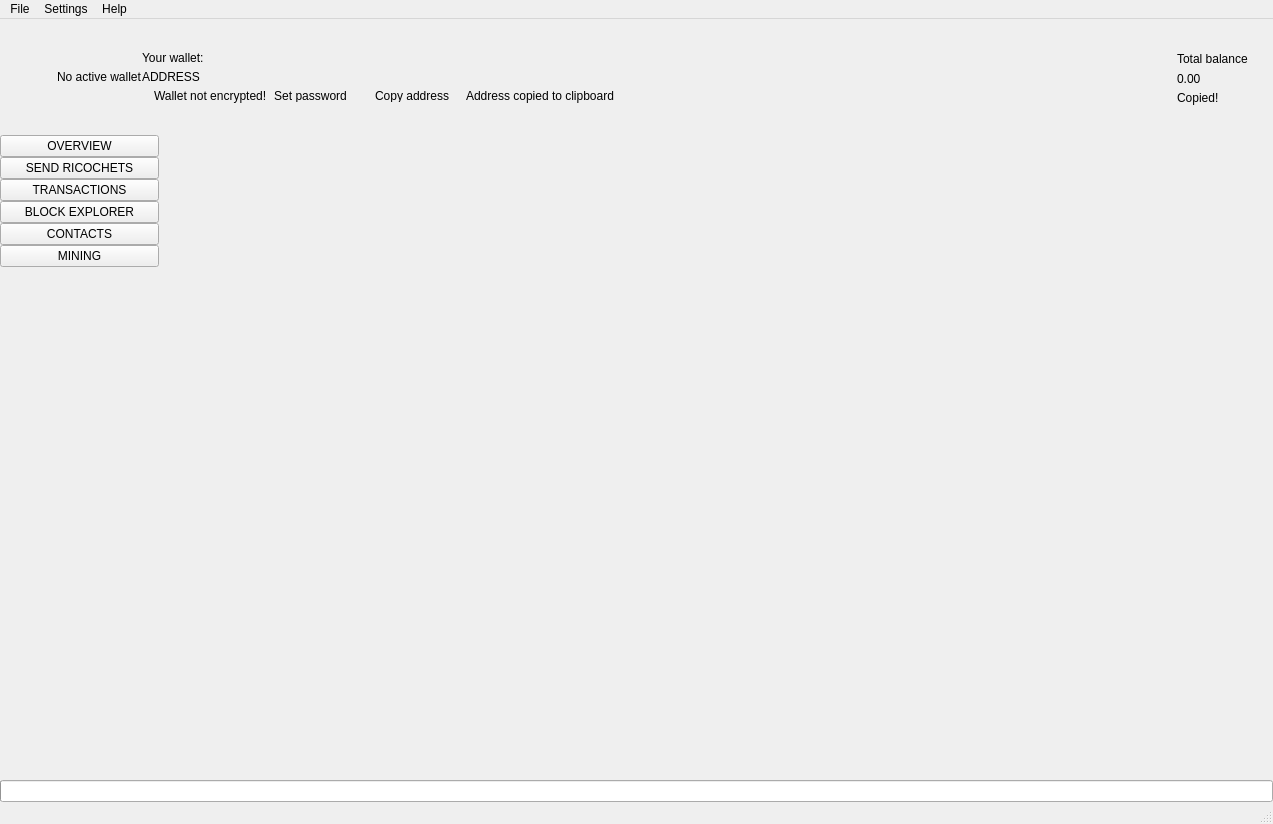
 <widget class="QMainWindow" name="MainWindow">
  <property name="geometry">
   <rect>
    <x>0</x>
    <y>0</y>
    <width>1273</width>
    <height>824</height>
   </rect>
  </property>
  <property name="sizePolicy">
   <sizepolicy hsizetype="Preferred" vsizetype="Preferred">
    <horstretch>0</horstretch>
    <verstretch>0</verstretch>
   </sizepolicy>
  </property>
  <property name="minimumSize">
   <size>
    <width>1260</width>
    <height>600</height>
   </size>
  </property>
  <property name="maximumSize">
   <size>
    <width>16777215</width>
    <height>16777215</height>
   </size>
  </property>
  <property name="windowTitle">
   <string>MainWindow</string>
  </property>
  <property name="windowIcon">
   <iconset>
    <normaloff>:/images/ricochet</normaloff>:/images/ricochet</iconset>
  </property>
  <widget class="QWidget" name="centralwidget">
   <layout class="QVBoxLayout" name="verticalLayout_2">
    <property name="spacing">
     <number>0</number>
    </property>
    <property name="leftMargin">
     <number>0</number>
    </property>
    <property name="topMargin">
     <number>0</number>
    </property>
    <property name="rightMargin">
     <number>0</number>
    </property>
    <property name="bottomMargin">
     <number>0</number>
    </property>
    <item>
     <widget class="QFrame" name="m_headerFrame">
      <property name="minimumSize">
       <size>
        <width>0</width>
        <height>116</height>
       </size>
      </property>
      <property name="maximumSize">
       <size>
        <width>16777215</width>
        <height>116</height>
       </size>
      </property>
      <property name="frameShape">
       <enum>QFrame::NoFrame</enum>
      </property>
      <property name="frameShadow">
       <enum>QFrame::Raised</enum>
      </property>
      <layout class="QHBoxLayout" name="horizontalLayout_3">
       <property name="spacing">
        <number>0</number>
       </property>
       <property name="leftMargin">
        <number>0</number>
       </property>
       <property name="topMargin">
        <number>0</number>
       </property>
       <property name="rightMargin">
        <number>25</number>
       </property>
       <property name="bottomMargin">
        <number>0</number>
       </property>
       <item>
        <spacer name="horizontalSpacer_2">
         <property name="orientation">
          <enum>Qt::Horizontal</enum>
         </property>
         <property name="sizeType">
          <enum>QSizePolicy::Fixed</enum>
         </property>
         <property name="sizeHint" stdset="0">
          <size>
           <width>30</width>
           <height>20</height>
          </size>
         </property>
        </spacer>
       </item>
       <item>
        <widget class="QLabel" name="m_logoLabel">
         <property name="text">
          <string/>
         </property>
        </widget>
       </item>
       <item>
        <spacer name="horizontalSpacer_5">
         <property name="orientation">
          <enum>Qt::Horizontal</enum>
         </property>
         <property name="sizeType">
          <enum>QSizePolicy::Fixed</enum>
         </property>
         <property name="sizeHint" stdset="0">
          <size>
           <width>20</width>
           <height>20</height>
          </size>
         </property>
        </spacer>
       </item>
       <item>
        <widget class="WalletGui::WalletSmallGrayTextLabel" name="m_noWalletLabel">
         <property name="text">
          <string>No active wallet</string>
         </property>
        </widget>
       </item>
       <item>
        <widget class="QFrame" name="m_walletFrame">
         <property name="frameShape">
          <enum>QFrame::NoFrame</enum>
         </property>
         <property name="frameShadow">
          <enum>QFrame::Raised</enum>
         </property>
         <layout class="QVBoxLayout" name="verticalLayout_3">
          <property name="spacing">
           <number>5</number>
          </property>
          <property name="leftMargin">
           <number>0</number>
          </property>
          <property name="topMargin">
           <number>0</number>
          </property>
          <property name="rightMargin">
           <number>0</number>
          </property>
          <property name="bottomMargin">
           <number>0</number>
          </property>
          <item>
           <spacer name="verticalSpacer_3">
            <property name="orientation">
             <enum>Qt::Vertical</enum>
            </property>
            <property name="sizeType">
             <enum>QSizePolicy::Minimum</enum>
            </property>
            <property name="sizeHint" stdset="0">
             <size>
              <width>20</width>
              <height>40</height>
             </size>
            </property>
           </spacer>
          </item>
          <item>
           <widget class="WalletGui::WalletSmallGrayTextLabel" name="m_walletLabel">
            <property name="text">
             <string>Your wallet:</string>
            </property>
            <property name="indent">
             <number>0</number>
            </property>
           </widget>
          </item>
          <item>
           <widget class="QLabel" name="m_addressLabel">
            <property name="sizePolicy">
             <sizepolicy hsizetype="Preferred" vsizetype="Preferred">
              <horstretch>0</horstretch>
              <verstretch>0</verstretch>
             </sizepolicy>
            </property>
            <property name="cursor">
             <cursorShape>PointingHandCursor</cursorShape>
            </property>
            <property name="toolTip">
             <string>Click to copy</string>
            </property>
            <property name="text">
             <string>ADDRESS</string>
            </property>
            <property name="indent">
             <number>0</number>
            </property>
           </widget>
          </item>
          <item>
           <layout class="QHBoxLayout" name="horizontalLayout_2">
            <property name="spacing">
             <number>0</number>
            </property>
            <item alignment="Qt::AlignTop">
             <widget class="QFrame" name="m_notEncryptedFrame">
              <property name="frameShape">
               <enum>QFrame::NoFrame</enum>
              </property>
              <property name="frameShadow">
               <enum>QFrame::Raised</enum>
              </property>
              <layout class="QHBoxLayout" name="horizontalLayout_4">
               <property name="spacing">
                <number>0</number>
               </property>
               <property name="leftMargin">
                <number>0</number>
               </property>
               <property name="topMargin">
                <number>0</number>
               </property>
               <property name="rightMargin">
                <number>0</number>
               </property>
               <property name="bottomMargin">
                <number>0</number>
               </property>
               <item alignment="Qt::AlignVCenter">
                <widget class="QLabel" name="m_notEncryptedIconLabel">
                 <property name="text">
                  <string/>
                 </property>
                 <property name="pixmap">
                  <pixmap resource="../../resources.qrc">:/icons/lock_open_gray</pixmap>
                 </property>
                 <property name="alignment">
                  <set>Qt::AlignLeading|Qt::AlignLeft|Qt::AlignVCenter</set>
                 </property>
                </widget>
               </item>
               <item>
                <spacer name="horizontalSpacer_11">
                 <property name="orientation">
                  <enum>Qt::Horizontal</enum>
                 </property>
                 <property name="sizeType">
                  <enum>QSizePolicy::Fixed</enum>
                 </property>
                 <property name="sizeHint" stdset="0">
                  <size>
                   <width>5</width>
                   <height>3</height>
                  </size>
                 </property>
                </spacer>
               </item>
               <item alignment="Qt::AlignVCenter">
                <widget class="WalletGui::WalletTinyGrayTextLabel" name="m_notEncryptedTextLabel">
                 <property name="text">
                  <string>Wallet not encrypted!</string>
                 </property>
                 <property name="alignment">
                  <set>Qt::AlignLeading|Qt::AlignLeft|Qt::AlignVCenter</set>
                 </property>
                </widget>
               </item>
               <item>
                <spacer name="horizontalSpacer_9">
                 <property name="orientation">
                  <enum>Qt::Horizontal</enum>
                 </property>
                 <property name="sizeType">
                  <enum>QSizePolicy::Fixed</enum>
                 </property>
                 <property name="sizeHint" stdset="0">
                  <size>
                   <width>3</width>
                   <height>3</height>
                  </size>
                 </property>
                </spacer>
               </item>
               <item alignment="Qt::AlignVCenter">
                <widget class="WalletGui::WalletTinyLinkLikeButton" name="m_encryptButton">
                 <property name="sizePolicy">
                  <sizepolicy hsizetype="Minimum" vsizetype="Minimum">
                   <horstretch>0</horstretch>
                   <verstretch>0</verstretch>
                  </sizepolicy>
                 </property>
                 <property name="minimumSize">
                  <size>
                   <width>0</width>
                   <height>3</height>
                  </size>
                 </property>
                 <property name="cursor">
                  <cursorShape>PointingHandCursor</cursorShape>
                 </property>
                 <property name="text">
                  <string>Set password</string>
                 </property>
                 <property name="flat">
                  <bool>true</bool>
                 </property>
                </widget>
               </item>
               <item>
                <spacer name="horizontalSpacer_10">
                 <property name="orientation">
                  <enum>Qt::Horizontal</enum>
                 </property>
                 <property name="sizeType">
                  <enum>QSizePolicy::Fixed</enum>
                 </property>
                 <property name="sizeHint" stdset="0">
                  <size>
                   <width>20</width>
                   <height>3</height>
                  </size>
                 </property>
                </spacer>
               </item>
              </layout>
             </widget>
            </item>
            <item alignment="Qt::AlignVCenter">
             <widget class="WalletGui::WalletTinyLinkLikeButton" name="m_copyAddressButton">
              <property name="sizePolicy">
               <sizepolicy hsizetype="Minimum" vsizetype="Minimum">
                <horstretch>0</horstretch>
                <verstretch>0</verstretch>
               </sizepolicy>
              </property>
              <property name="minimumSize">
               <size>
                <width>0</width>
                <height>3</height>
               </size>
              </property>
              <property name="cursor">
               <cursorShape>PointingHandCursor</cursorShape>
              </property>
              <property name="focusPolicy">
               <enum>Qt::NoFocus</enum>
              </property>
              <property name="autoFillBackground">
               <bool>true</bool>
              </property>
              <property name="text">
               <string>Copy address</string>
              </property>
              <property name="flat">
               <bool>true</bool>
              </property>
             </widget>
            </item>
            <item>
             <spacer name="horizontalSpacer_7">
              <property name="orientation">
               <enum>Qt::Horizontal</enum>
              </property>
              <property name="sizeType">
               <enum>QSizePolicy::Fixed</enum>
              </property>
              <property name="sizeHint" stdset="0">
               <size>
                <width>13</width>
                <height>3</height>
               </size>
              </property>
             </spacer>
            </item>
            <item alignment="Qt::AlignVCenter">
             <widget class="WalletGui::CopyMagicLabel" name="m_copyAddressLabel">
              <property name="text">
               <string>Address copied to clipboard</string>
              </property>
              <property name="alignment">
               <set>Qt::AlignLeading|Qt::AlignLeft|Qt::AlignVCenter</set>
              </property>
             </widget>
            </item>
            <item>
             <spacer name="horizontalSpacer">
              <property name="orientation">
               <enum>Qt::Horizontal</enum>
              </property>
              <property name="sizeHint" stdset="0">
               <size>
                <width>40</width>
                <height>3</height>
               </size>
              </property>
             </spacer>
            </item>
           </layout>
          </item>
          <item>
           <spacer name="verticalSpacer_2">
            <property name="orientation">
             <enum>Qt::Vertical</enum>
            </property>
            <property name="sizeType">
             <enum>QSizePolicy::Minimum</enum>
            </property>
            <property name="sizeHint" stdset="0">
             <size>
              <width>20</width>
              <height>40</height>
             </size>
            </property>
           </spacer>
          </item>
         </layout>
        </widget>
       </item>
       <item>
        <spacer name="horizontalSpacer_3">
         <property name="orientation">
          <enum>Qt::Horizontal</enum>
         </property>
         <property name="sizeType">
          <enum>QSizePolicy::Expanding</enum>
         </property>
         <property name="sizeHint" stdset="0">
          <size>
           <width>34</width>
           <height>20</height>
          </size>
         </property>
        </spacer>
       </item>
       <item>
        <spacer name="horizontalSpacer_8">
         <property name="orientation">
          <enum>Qt::Horizontal</enum>
         </property>
         <property name="sizeType">
          <enum>QSizePolicy::Fixed</enum>
         </property>
         <property name="sizeHint" stdset="0">
          <size>
           <width>34</width>
           <height>20</height>
          </size>
         </property>
        </spacer>
       </item>
       <item alignment="Qt::AlignRight|Qt::AlignVCenter">
        <widget class="QFrame" name="m_balanceFrame">
         <layout class="QGridLayout" name="gridLayout">
          <property name="leftMargin">
           <number>0</number>
          </property>
          <property name="topMargin">
           <number>30</number>
          </property>
          <property name="rightMargin">
           <number>0</number>
          </property>
          <property name="bottomMargin">
           <number>0</number>
          </property>
          <property name="verticalSpacing">
           <number>3</number>
          </property>
          <item row="0" column="2">
           <layout class="QVBoxLayout" name="verticalLayout_4">
            <item>
             <widget class="QLabel" name="m_balanceTextLabel">
              <property name="text">
               <string>Total balance</string>
              </property>
             </widget>
            </item>
            <item>
             <widget class="QLabel" name="m_balanceLabel">
              <property name="cursor">
               <cursorShape>PointingHandCursor</cursorShape>
              </property>
              <property name="toolTip">
               <string>Click to copy</string>
              </property>
              <property name="text">
               <string>0.00</string>
              </property>
             </widget>
            </item>
           </layout>
          </item>
          <item row="1" column="2">
           <widget class="WalletGui::CopyMagicLabel" name="m_balanceCopyLabel">
            <property name="text">
             <string>Copied!</string>
            </property>
           </widget>
          </item>
          <item row="0" column="1">
           <spacer name="horizontalSpacer_6">
            <property name="orientation">
             <enum>Qt::Horizontal</enum>
            </property>
            <property name="sizeType">
             <enum>QSizePolicy::Fixed</enum>
            </property>
            <property name="sizeHint" stdset="0">
             <size>
              <width>2</width>
              <height>39</height>
             </size>
            </property>
           </spacer>
          </item>
          <item row="2" column="2">
           <spacer name="verticalSpacer_5">
            <property name="orientation">
             <enum>Qt::Vertical</enum>
            </property>
            <property name="sizeType">
             <enum>QSizePolicy::Expanding</enum>
            </property>
            <property name="sizeHint" stdset="0">
             <size>
              <width>20</width>
              <height>50</height>
             </size>
            </property>
           </spacer>
          </item>
          <item row="0" column="0">
           <widget class="QLabel" name="m_balanceIconLabel">
            <property name="text">
             <string/>
            </property>
            <property name="pixmap">
             <pixmap resource="../../resources.qrc">:/icons/total_balance</pixmap>
            </property>
           </widget>
          </item>
         </layout>
        </widget>
       </item>
      </layout>
     </widget>
    </item>
    <item>
     <layout class="QHBoxLayout" name="horizontalLayout" stretch="0,0,0,0,0,0,0,0">
      <property name="spacing">
       <number>0</number>
      </property>
      <item>
       <widget class="QFrame" name="m_toolFrame">
        <property name="frameShape">
         <enum>QFrame::NoFrame</enum>
        </property>
        <property name="frameShadow">
         <enum>QFrame::Plain</enum>
        </property>
        <property name="lineWidth">
         <number>0</number>
        </property>
        <layout class="QVBoxLayout" name="verticalLayout">
         <property name="spacing">
          <number>0</number>
         </property>
         <property name="leftMargin">
          <number>0</number>
         </property>
         <property name="topMargin">
          <number>0</number>
         </property>
         <property name="rightMargin">
          <number>0</number>
         </property>
         <property name="bottomMargin">
          <number>0</number>
         </property>
         <item>
          <widget class="QPushButton" name="m_overviewButton">
           <property name="sizePolicy">
            <sizepolicy hsizetype="Minimum" vsizetype="Fixed">
             <horstretch>0</horstretch>
             <verstretch>0</verstretch>
            </sizepolicy>
           </property>
           <property name="focusPolicy">
            <enum>Qt::NoFocus</enum>
           </property>
           <property name="text">
            <string>OVERVIEW</string>
           </property>
           <property name="checkable">
            <bool>true</bool>
           </property>
           <attribute name="buttonGroup">
            <string notr="true">m_toolButtonGroup</string>
           </attribute>
          </widget>
         </item>
         <item>
          <widget class="QPushButton" name="m_sendButton">
           <property name="sizePolicy">
            <sizepolicy hsizetype="Minimum" vsizetype="Fixed">
             <horstretch>0</horstretch>
             <verstretch>0</verstretch>
            </sizepolicy>
           </property>
           <property name="focusPolicy">
            <enum>Qt::NoFocus</enum>
           </property>
           <property name="text">
            <string>SEND RICOCHETS</string>
           </property>
           <property name="checkable">
            <bool>true</bool>
           </property>
           <attribute name="buttonGroup">
            <string notr="true">m_toolButtonGroup</string>
           </attribute>
          </widget>
         </item>
         <item>
          <widget class="QPushButton" name="m_transactionsButton">
           <property name="sizePolicy">
            <sizepolicy hsizetype="Minimum" vsizetype="Fixed">
             <horstretch>0</horstretch>
             <verstretch>0</verstretch>
            </sizepolicy>
           </property>
           <property name="focusPolicy">
            <enum>Qt::NoFocus</enum>
           </property>
           <property name="text">
            <string>TRANSACTIONS</string>
           </property>
           <property name="checkable">
            <bool>true</bool>
           </property>
           <attribute name="buttonGroup">
            <string notr="true">m_toolButtonGroup</string>
           </attribute>
          </widget>
         </item>
         <item>
          <widget class="QPushButton" name="m_blockExplorerButton">
           <property name="focusPolicy">
            <enum>Qt::NoFocus</enum>
           </property>
           <property name="text">
            <string>BLOCK EXPLORER</string>
           </property>
           <property name="checkable">
            <bool>true</bool>
           </property>
           <attribute name="buttonGroup">
            <string notr="true">m_toolButtonGroup</string>
           </attribute>
          </widget>
         </item>
         <item>
          <widget class="QPushButton" name="m_addressBookButton">
           <property name="sizePolicy">
            <sizepolicy hsizetype="Minimum" vsizetype="Fixed">
             <horstretch>0</horstretch>
             <verstretch>0</verstretch>
            </sizepolicy>
           </property>
           <property name="focusPolicy">
            <enum>Qt::NoFocus</enum>
           </property>
           <property name="text">
            <string>CONTACTS</string>
           </property>
           <property name="checkable">
            <bool>true</bool>
           </property>
           <attribute name="buttonGroup">
            <string notr="true">m_toolButtonGroup</string>
           </attribute>
          </widget>
         </item>
         <item>
          <widget class="QPushButton" name="m_miningButton">
           <property name="focusPolicy">
            <enum>Qt::NoFocus</enum>
           </property>
           <property name="text">
            <string>MINING</string>
           </property>
           <property name="checkable">
            <bool>true</bool>
           </property>
           <attribute name="buttonGroup">
            <string notr="true">m_toolButtonGroup</string>
           </attribute>
          </widget>
         </item>
         <item>
          <spacer name="verticalSpacer">
           <property name="orientation">
            <enum>Qt::Vertical</enum>
           </property>
           <property name="sizeHint" stdset="0">
            <size>
             <width>20</width>
             <height>40</height>
            </size>
           </property>
          </spacer>
         </item>
        </layout>
       </widget>
      </item>
      <item>
       <widget class="WalletGui::OverviewFrame" name="m_overviewFrame">
        <property name="frameShape">
         <enum>QFrame::NoFrame</enum>
        </property>
        <property name="frameShadow">
         <enum>QFrame::Raised</enum>
        </property>
       </widget>
      </item>
      <item>
       <widget class="WalletGui::SendFrame" name="m_sendFrame">
        <property name="frameShape">
         <enum>QFrame::NoFrame</enum>
        </property>
        <property name="frameShadow">
         <enum>QFrame::Raised</enum>
        </property>
       </widget>
      </item>
      <item>
       <widget class="WalletGui::TransactionsFrame" name="m_transactionsFrame">
        <property name="frameShape">
         <enum>QFrame::NoFrame</enum>
        </property>
        <property name="frameShadow">
         <enum>QFrame::Raised</enum>
        </property>
       </widget>
      </item>
      <item>
       <widget class="WalletGui::AddressBookFrame" name="m_addressBookFrame">
        <property name="frameShape">
         <enum>QFrame::NoFrame</enum>
        </property>
        <property name="frameShadow">
         <enum>QFrame::Raised</enum>
        </property>
       </widget>
      </item>
      <item>
       <widget class="WalletGui::NoWalletFrame" name="m_noWalletFrame">
        <property name="frameShape">
         <enum>QFrame::NoFrame</enum>
        </property>
        <property name="frameShadow">
         <enum>QFrame::Raised</enum>
        </property>
       </widget>
      </item>
      <item>
       <widget class="WalletGui::BlockExplorerFrame" name="m_blockExplorerFrame">
        <property name="frameShape">
         <enum>QFrame::NoFrame</enum>
        </property>
        <property name="frameShadow">
         <enum>QFrame::Raised</enum>
        </property>
       </widget>
      </item>
      <item>
       <widget class="WalletGui::MiningFrame" name="m_miningFrame">
        <property name="frameShape">
         <enum>QFrame::NoFrame</enum>
        </property>
        <property name="frameShadow">
         <enum>QFrame::Raised</enum>
        </property>
       </widget>
      </item>
     </layout>
    </item>
    <item>
     <widget class="QProgressBar" name="m_syncProgress">
      <property name="maximum">
       <number>100</number>
      </property>
      <property name="value">
       <number>0</number>
      </property>
      <property name="textVisible">
       <bool>false</bool>
      </property>
     </widget>
    </item>
   </layout>
  </widget>
  <widget class="QMenuBar" name="menubar">
   <property name="geometry">
    <rect>
     <x>0</x>
     <y>0</y>
     <width>1273</width>
     <height>21</height>
    </rect>
   </property>
   <widget class="QMenu" name="menuFile">
    <property name="title">
     <string>File</string>
    </property>
    <addaction name="m_createWalletAction"/>
    <addaction name="m_openWalletAction"/>
    <addaction name="m_recentWalletsAction"/>
    <addaction name="m_backupWalletAction"/>
    <addaction name="m_saveKeysAction"/>
    <addaction name="m_resetAction"/>
    <addaction name="m_importKeyAction"/>
    <addaction name="m_exportKeyAction"/>
    <addaction name="m_exportTrackingKeyAction"/>
    <addaction name="m_exitAction"/>
   </widget>
   <widget class="QMenu" name="menuSettings">
    <property name="title">
     <string>Settings</string>
    </property>
    <widget class="QMenu" name="menuThemes">
     <property name="title">
      <string>Themes</string>
     </property>
    </widget>
    <addaction name="m_encryptWalletAction"/>
    <addaction name="m_changePasswordAction"/>
    <addaction name="m_removePendingTxAction"/>
    <addaction name="separator"/>
    <addaction name="m_autostartAction"/>
    <addaction name="m_minimizeToTrayAction"/>
    <addaction name="m_closeToTrayAction"/>
    <addaction name="separator"/>
    <addaction name="m_preferencesAction"/>
    <addaction name="menuThemes"/>
   </widget>
   <widget class="QMenu" name="menuHelp">
    <property name="title">
     <string>Help</string>
    </property>
    <addaction name="m_communityForumAction"/>
    <addaction name="m_reportIssueAction"/>
    <addaction name="m_aboutRicochetAction"/>
    <addaction name="m_aboutQtAction"/>
   </widget>
   <addaction name="menuFile"/>
   <addaction name="menuSettings"/>
   <addaction name="menuHelp"/>
  </widget>
  <widget class="WalletGui::WalletStatusBar" name="statusBar"/>
  <action name="m_exitAction">
   <property name="checkable">
    <bool>false</bool>
   </property>
   <property name="enabled">
    <bool>true</bool>
   </property>
   <property name="text">
    <string>Exit</string>
   </property>
   <property name="shortcut">
    <string>Ctrl+Q</string>
   </property>
  </action>
  <action name="m_createWalletAction">
   <property name="enabled">
    <bool>true</bool>
   </property>
   <property name="text">
    <string>Create wallet</string>
   </property>
  </action>
  <action name="m_openWalletAction">
   <property name="enabled">
    <bool>true</bool>
   </property>
   <property name="text">
    <string>Open wallet</string>
   </property>
  </action>
  <action name="m_encryptWalletAction">
   <property name="enabled">
    <bool>true</bool>
   </property>
   <property name="text">
    <string>Encrypt wallet</string>
   </property>
  </action>
  <action name="m_changePasswordAction">
   <property name="enabled">
    <bool>true</bool>
   </property>
   <property name="text">
    <string>Change password</string>
   </property>
   <property name="toolTip">
    <string>Change password</string>
   </property>
  </action>
  <action name="m_aboutRicochetAction">
   <property name="enabled">
    <bool>true</bool>
   </property>
   <property name="text">
    <string>About Ricochet</string>
   </property>
  </action>
  <action name="m_aboutQtAction">
   <property name="enabled">
    <bool>true</bool>
   </property>
   <property name="text">
    <string>About Qt</string>
   </property>
  </action>
  <action name="m_backupWalletAction">
   <property name="enabled">
    <bool>true</bool>
   </property>
   <property name="text">
    <string>Backup wallet</string>
   </property>
  </action>
  <action name="m_autostartAction">
   <property name="checkable">
    <bool>true</bool>
   </property>
   <property name="text">
    <string>Start on system login</string>
   </property>
  </action>
  <action name="m_minimizeToTrayAction">
   <property name="checkable">
    <bool>true</bool>
   </property>
   <property name="text">
    <string>Minimize to tray</string>
   </property>
  </action>
  <action name="m_closeToTrayAction">
   <property name="checkable">
    <bool>true</bool>
   </property>
   <property name="text">
    <string>Close to tray</string>
   </property>
  </action>
  <action name="m_preferencesAction">
   <property name="text">
    <string>Preferences</string>
   </property>
  </action>
  <action name="m_recentWalletsAction">
   <property name="text">
    <string>Recent wallets</string>
   </property>
  </action>
  <action name="m_exportTrackingKeyAction">
   <property name="text">
    <string>Export tracking key</string>
   </property>
   <property name="toolTip">
    <string>Export tracking key</string>
   </property>
  </action>
  <action name="m_importKeyAction">
   <property name="text">
    <string>Import key</string>
   </property>
   <property name="toolTip">
    <string>Import key</string>
   </property>
  </action>
  <action name="m_communityForumAction">
   <property name="text">
    <string>Join us on Slack</string>
   </property>
  </action>
  <action name="m_reportIssueAction">
   <property name="text">
    <string>Report an issue</string>
   </property>
  </action>
  <action name="m_resetAction">
   <property name="text">
    <string>Reset wallet</string>
   </property>
  </action>
  <action name="m_saveKeysAction">
   <property name="text">
    <string>Save wallet keys</string>
   </property>
  </action>
  <action name="m_exportKeyAction">
   <property name="text">
    <string>Export key</string>
   </property>
   <property name="toolTip">
    <string>Export key</string>
   </property>
  </action>
  <action name="m_removePendingTxAction">
   <property name="checkable">
    <bool>false</bool>
   </property>
   <property name="text">
    <string>Remove pending TXs</string>
   </property>
  </action>
 </widget>
